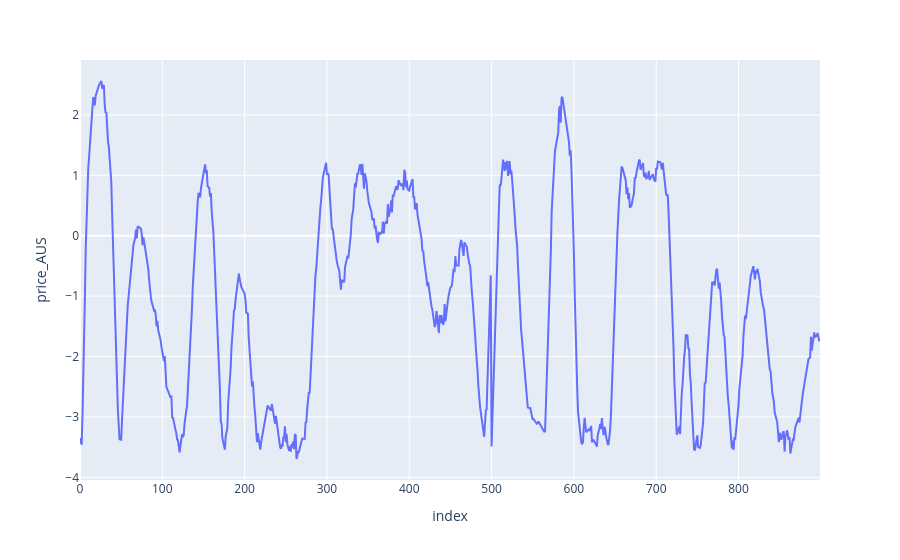

Notebook code cell kept with this figure:
### Code cell
fig = px.line(X_train['price_AUS'].interpolate(), x=X_train.index, y='price_AUS')
fig.show()

### Figure 1 — Plotly figure (JSON) as saved in the notebook; plotly's stock layout.template omitted (floating-point values rounded to 4 significant figures; data arrays with more than 128 entries replaced by an {"elided": "..."} marker saying what was removed)
{"data": [{"hovertemplate": "index=%{x}<br>price_AUS=%{y}<extra></extra>", "legendgroup": "", "line": {"color": "#636efa", "dash": "solid"}, "marker": {"symbol": "circle"}, "mode": "lines", "name": "", "orientation": "v", "showlegend": false, "type": "scatter", "x": {"elided": "900 int values"}, "xaxis": "x", "y": {"elided": "900 float values"}, "yaxis": "y"}], "layout": {"legend": {"tracegroupgap": 0}, "margin": {"t": 60}, "xaxis": {"anchor": "y", "domain": [0, 1], "title": {"text": "index"}}, "yaxis": {"anchor": "x", "domain": [0, 1], "title": {"text": "price_AUS"}}}}
